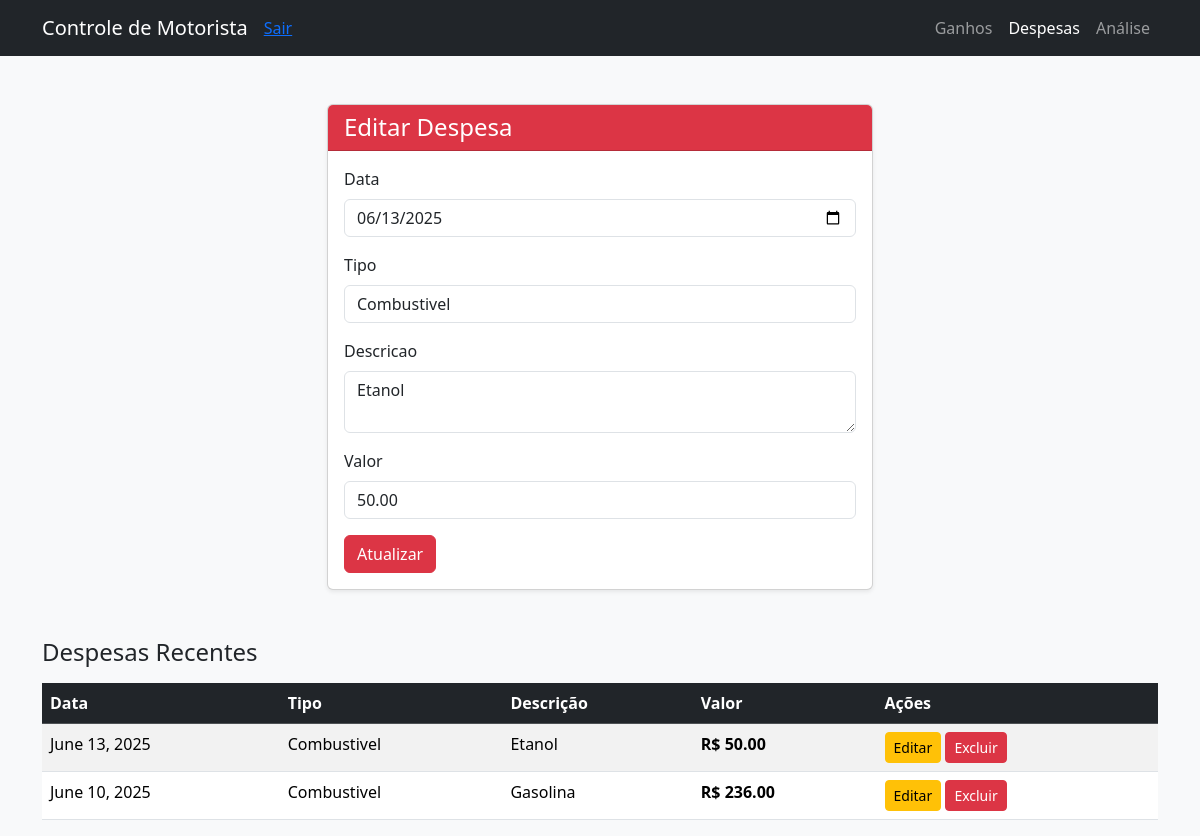
The page /despesas/editar/2/ (signed in) on the database its author committed.
### registros/models.py (models this page shows, shortened)
class Despesa(models.Model):
    data = models.DateField()
    tipo = models.CharField(max_length=50)
    descricao = models.TextField(blank=True)
    valor = models.DecimalField(max_digits=10, decimal_places=2)
    user = models.ForeignKey(User, on_delete=models.CASCADE)

### registros/views.py (the view)
# urls.py: path('despesas/editar/<int:pk>/', views.editar_despesa, name='editar_despesa'),
@login_required
def editar_despesa(request, pk):
    despesa = get_object_or_404(Despesa, pk=pk, user=request.user)
    if request.method == 'POST':
        form = DespesaForm(request.POST, instance=despesa)
        if form.is_valid():
            form.save()
            return redirect('registrar_despesa')
    else:
        form = DespesaForm(instance=despesa)
    despesas = Despesa.objects.filter(user=request.user).order_by('-data')
    return render(request, 'registros/despesas.html', {
        'form': form,
        'despesas': despesas,
        'editando': True,
        'despesa_id': pk
    })

### registros/forms.py
class DespesaForm(forms.ModelForm):
    class Meta:
        model = Despesa
        fields = ['data', 'tipo', 'descricao', 'valor']
        widgets = {
            'data': forms.DateInput(attrs={'type': 'date', 'class': 'form-control'}),
            'tipo': forms.TextInput(attrs={'class': 'form-control'}),
            'descricao': forms.Textarea(attrs={'class': 'form-control', 'rows': 2}),
            'valor': forms.NumberInput(attrs={'class': 'form-control'}),
        }

### registros/templates/registros/despesas.html (shortened to what this page needs)
<!DOCTYPE html>
<html lang="pt-br">
<head>
    <link href="https://cdn.jsdelivr.net/npm/bootstrap@5.3.2/dist/css/bootstrap.min.css" rel="stylesheet">
</head>
<body class="bg-light">
<nav class="navbar navbar-expand-lg navbar-dark bg-dark mb-4">
  <div class="container">
    <a class="navbar-brand" href="#">Controle de Motorista</a>
    <div class="collapse navbar-collapse">
        <a href="{% url 'logout' %}">Sair</a>
      <ul class="navbar-nav ms-auto">
        <li class="nav-item"><a class="nav-link" href="{% url 'registrar_ganho' %}">Ganhos</a></li>
        <li class="nav-item"><a class="nav-link active" href="#">Despesas</a></li>
        <li class="nav-item"><a class="nav-link" href="{% url 'analise_faturamento' %}">Análise</a></li>
      </ul>
    </div>
  </div>
</nav>
    <div class="container mt-5">
        <div class="row justify-content-center">
            <div class="col-md-6">
                <div class="card shadow-sm">
                    <div class="card-header bg-danger text-white">
                        <h4 class="mb-0">
                            {% if editando %}Editar Despesa{% else %}Registrar Despesa{% endif %}
                        </h4>
                    </div>
                    <div class="card-body">
                        <form method="post">
                            {% for field in form %}
                                <div class="mb-3">
                                    <label class="form-label">{{ field.label }}</label>
                                    {{ field }}
                                </div>
                            {% endfor %}
                            <button type="submit" class="btn btn-danger">
                                {% if editando %}Atualizar{% else %}Salvar Despesa{% endif %}
                            </button>
                        </form>
                    </div>
                </div>
            </div>
        </div>
        {% if despesas %}
        <div class="mt-5">
            <h4>Despesas Recentes</h4>
            <table class="table table-striped table-hover mt-3">
                <thead class="table-dark">
                    <tr>
                        <th>Data</th>
                        <th>Tipo</th>
                        <th>Descrição</th>
                        <th>Valor</th>
                        <th>Ações</th>
                    </tr>
                </thead>
                <tbody>
                    {% for despesa in despesas %}
                    <tr>
                        <td>{{ despesa.data }}</td>
                        <td>{{ despesa.tipo }}</td>
                        <td>{{ despesa.descricao }}</td>
                        <td><strong>R$ {{ despesa.valor }}</strong></td>
                        <td>
                            <a href="{% url 'editar_despesa' despesa.pk %}" class="btn btn-sm btn-warning">Editar</a>
                            <a href="{% url 'excluir_despesa' despesa.pk %}" class="btn btn-sm btn-danger"
                               onclick="return confirm('Deseja excluir esta despesa?');">Excluir</a>
                        </td>
                    </tr>
                    {% endfor %}
                </tbody>
            </table>
        </div>
        {% endif %}
    </div>
</body>
</html>

### rows shown on the page
Despesa: form "06/13/2025" "Combustivel" "Etanol" "50.00", data "June 13, 2025", tipo "Combustivel", descricao "Etanol", valor "50.00"
Despesa: data "June 10, 2025", tipo "Combustivel", descricao "Gasolina", valor "236.00"

### other values the page prints
{{ field.label }} "Data" "Tipo" "Descricao" "Valor"
